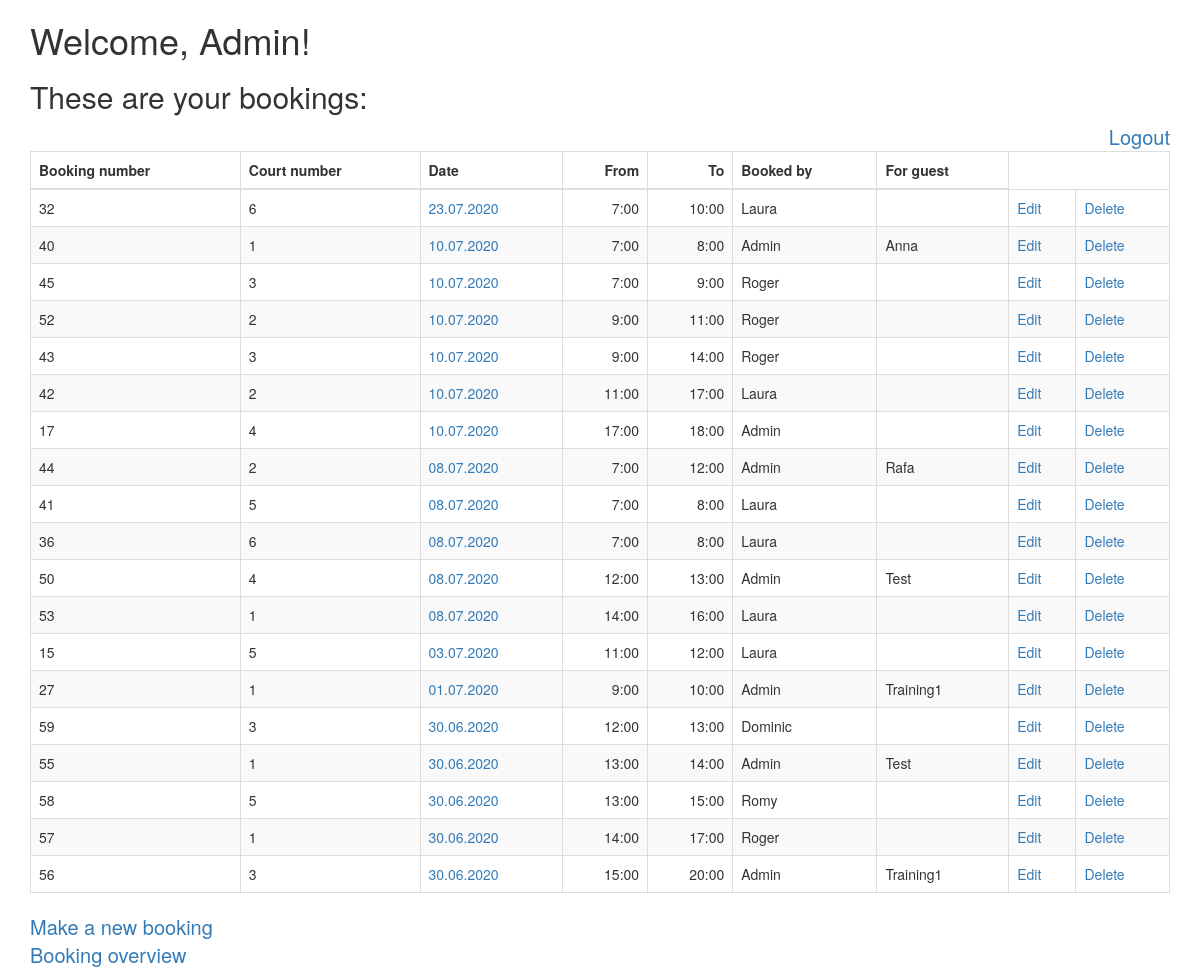
The page /myBookings.php (signed in) on the database its author committed.
### tables this page shows
CREATE TABLE `bookings` (
  `bookId` int(11) NOT NULL,
  `memberId` int(11) NOT NULL,
  `courtId` int(11) NOT NULL,
  `bookingDate` date NOT NULL,
  `bookFrom` int(11) NOT NULL,
  `bookTo` int(11) NOT NULL,
  `guestName` varchar(32) NOT NULL
);

CREATE TABLE `member` (
  `id` int(11) NOT NULL,
  `firstName` varchar(40) NOT NULL,
  `lastName` varchar(40) NOT NULL,
  `email` varchar(40) NOT NULL,
  `password` varchar(255) NOT NULL,
  `isAdmin` tinyint(4) NOT NULL DEFAULT '0'
);

### myBookings.php (the view, shortened to what this page needs)
<?php
    require_once('incl/dbConnect.php');
    $bookQuery = "select * from bookings, member where member.id = bookings.memberId";
    $bookQuery .= " order by bookingDate desc, bookFrom, courtId";
    $bookResult = $mysqli->query($bookQuery);
?>
<!DOCTYPE html>
<html>
<head>
    <link rel="stylesheet" href="https://maxcdn.bootstrapcdn.com/bootstrap/3.3.7/css/bootstrap.css">
    <link rel="stylesheet" href="style/myBookings.css">
</head>
<body>
    <div class="container">
    <h1>Welcome, <?php echo $_SESSION["firstName"]?>!</h1>
    <h2>These are your bookings:</h1>
    <a href="logout.php" id="logoutLink">Logout</a>
    <table class="table table-striped table-bordered">
        <thead>
            <tr>
                <th>Booking number</th>
                <th>Court number</th>
                <th>Date</th>
                <th style='text-align: right'>From</th>
                <th style='text-align: right'>To</th>
                <?php
                    if ($_SESSION["isAdmin"] == 1) {
                ?>
                    <th>Booked by</th>
                    <th>For guest</th>
                <?php
                    }
                ?>
            </tr>
        </thead>
        <tbody>
            <tr>
            <?php
            while($curBooking = mysqli_fetch_array($bookResult)) {
                echo "<tr>";
                echo "<td>".$curBooking['bookId']."</td>";
                echo "<td>".$curBooking['courtId']."</td>";
                echo "<td><a href='addBookingFancy.php?bookingDate=".$curBooking['bookingDate']."'>".(new DateTime ($curBooking['bookingDate']))->format('d.m.Y')."</a></td>";
                echo "<td style='text-align: right'>".$curBooking['bookFrom'].":00</td>";
                echo "<td style='text-align: right'>".$curBooking['bookTo'].":00</td>";
                if ($_SESSION["isAdmin"] == 1) {
                    echo "<td>".$curBooking['firstName']."</td>";
                    echo "<td>".$curBooking['guestName']."</td>";
                }
            ?>
                <td><a href=<?php echo "editBooking.php?bookId=".$curBooking["bookId"]?>>Edit</a></td>
                <td><a href=<?php echo "incl/deleteBooking.incl.php?bookId=".$curBooking["bookId"]?> onclick="return confirm('Are you sure you want to delete this booking?');">Delete</a></td>
            <?php
            }
            ?>
            </tr>
        </tbody>
    </table>
    <a href="addBooking.php" id="makeBookingLink">Make a new booking</a><br/>
    <a href="addBookingFancy.php" id="makeBookingLink">Booking overview</a>
    </div>
</body>
</html>

### style/myBookings.css (style rules this page uses)
table, th, td { border: 1px solid black; }
#makeBookingLink { font-size: 20px; }
#logoutLink { float: right; font-size: 20px; }

### rows shown on the page
bookings: bookId "32", courtId "6", bookingDate "23.07.2020", bookFrom "7", bookTo "10", memberId.firstName "Laura"
bookings: bookId "40", courtId "1", bookingDate "10.07.2020", bookFrom "7", bookTo "8", memberId.firstName "Admin", guestName "Anna"
bookings: bookId "45", courtId "3", bookingDate "10.07.2020", bookFrom "7", bookTo "9", memberId.firstName "Roger"
bookings: bookId "52", courtId "2", bookingDate "10.07.2020", bookFrom "9", bookTo "11", memberId.firstName "Roger"
bookings: bookId "43", courtId "3", bookingDate "10.07.2020", bookFrom "9", bookTo "14", memberId.firstName "Roger"
bookings: bookId "42", courtId "2", bookingDate "10.07.2020", bookFrom "11", bookTo "17", memberId.firstName "Laura"
bookings: bookId "17", courtId "4", bookingDate "10.07.2020", bookFrom "17", bookTo "18", memberId.firstName "Admin"
bookings: bookId "44", courtId "2", bookingDate "08.07.2020", bookFrom "7", bookTo "12", memberId.firstName "Admin", guestName "Rafa"
bookings: bookId "41", courtId "5", bookingDate "08.07.2020", bookFrom "7", bookTo "8", memberId.firstName "Laura"
bookings: bookId "36", courtId "6", bookingDate "08.07.2020", bookFrom "7", bookTo "8", memberId.firstName "Laura"
bookings: bookId "50", courtId "4", bookingDate "08.07.2020", bookFrom "12", bookTo "13", memberId.firstName "Admin", guestName "Test"
bookings: bookId "53", courtId "1", bookingDate "08.07.2020", bookFrom "14", bookTo "16", memberId.firstName "Laura"
bookings: bookId "15", courtId "5", bookingDate "03.07.2020", bookFrom "11", bookTo "12", memberId.firstName "Laura"
bookings: bookId "27", courtId "1", bookingDate "01.07.2020", bookFrom "9", bookTo "10", memberId.firstName "Admin", guestName "Training1"
bookings: bookId "59", courtId "3", bookingDate "30.06.2020", bookFrom "12", bookTo "13", memberId.firstName "Dominic"
bookings: bookId "55", courtId "1", bookingDate "30.06.2020", bookFrom "13", bookTo "14", memberId.firstName "Admin", guestName "Test"
bookings: bookId "58", courtId "5", bookingDate "30.06.2020", bookFrom "13", bookTo "15", memberId.firstName "Romy"
bookings: bookId "57", courtId "1", bookingDate "30.06.2020", bookFrom "14", bookTo "17", memberId.firstName "Roger"
bookings: bookId "56", courtId "3", bookingDate "30.06.2020", bookFrom "15", bookTo "20", memberId.firstName "Admin", guestName "Training1"

### other values the page prints
$_SESSION["firstName"] "Admin"
